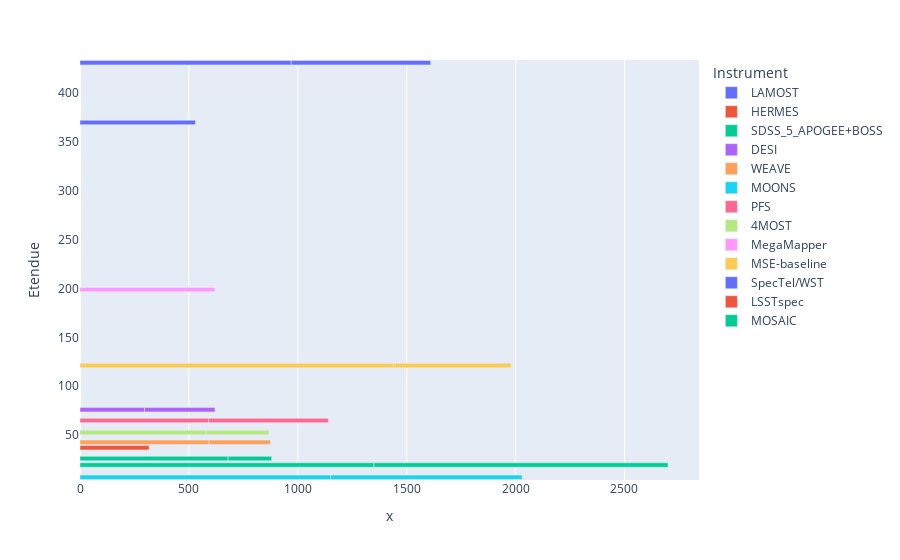

Notebook code cell kept with this figure:
### Code cell
height = combined_table['WL_MAX_nm'] - combined_table['WL_MIN_nm']
fig = px.bar(combined_table, x=height, y ='Etendue', color='Instrument', orientation='h')
#fig.update_xaxes(title_text = "$\lambda$ [nm]")
fig.show()

### Figure 1 — Plotly figure (JSON) as saved in the notebook; plotly's stock layout.template omitted (floating-point values rounded to 4 significant figures)
{"data": [{"alignmentgroup": "True", "hovertemplate": "Instrument=LAMOST<br>x=%{x}<br>Etendue=%{y}<extra></extra>", "legendgroup": "LAMOST", "marker": {"color": "#636efa", "pattern": {"shape": ""}}, "name": "LAMOST", "offsetgroup": "LAMOST", "orientation": "h", "showlegend": true, "textposition": "auto", "type": "bar", "x": [530], "xaxis": "x", "y": [369.7], "yaxis": "y"}, {"alignmentgroup": "True", "hovertemplate": "Instrument=HERMES<br>x=%{x}<br>Etendue=%{y}<extra></extra>", "legendgroup": "HERMES", "marker": {"color": "#EF553B", "pattern": {"shape": ""}}, "name": "HERMES", "offsetgroup": "HERMES", "orientation": "h", "showlegend": true, "textposition": "auto", "type": "bar", "x": [317.2], "xaxis": "x", "y": [37.2], "yaxis": "y"}, {"alignmentgroup": "True", "hovertemplate": "Instrument=SDSS_5_APOGEE+BOSS<br>x=%{x}<br>Etendue=%{y}<extra></extra>", "legendgroup": "SDSS_5_APOGEE+BOSS", "marker": {"color": "#00cc96", "pattern": {"shape": ""}}, "name": "SDSS_5_APOGEE+BOSS", "offsetgroup": "SDSS_5_APOGEE+BOSS", "orientation": "h", "showlegend": true, "textposition": "auto", "type": "bar", "x": [680, 200, 680, 190], "xaxis": "x", "y": [26.13, 26.13, null, null], "yaxis": "y"}, {"alignmentgroup": "True", "hovertemplate": "Instrument=DESI<br>x=%{x}<br>Etendue=%{y}<extra></extra>", "legendgroup": "DESI", "marker": {"color": "#ab63fa", "pattern": {"shape": ""}}, "name": "DESI", "offsetgroup": "DESI", "orientation": "h", "showlegend": true, "textposition": "auto", "type": "bar", "x": [296, 324], "xaxis": "x", "y": [76, 76], "yaxis": "y"}, {"alignmentgroup": "True", "hovertemplate": "Instrument=WEAVE<br>x=%{x}<br>Etendue=%{y}<extra></extra>", "legendgroup": "WEAVE", "marker": {"color": "#FFA15A", "pattern": {"shape": ""}}, "name": "WEAVE", "offsetgroup": "WEAVE", "orientation": "h", "showlegend": true, "textposition": "auto", "type": "bar", "x": [593, 281], "xaxis": "x", "y": [42.78, 42.78], "yaxis": "y"}, {"alignmentgroup": "True", "hovertemplate": "Instrument=MOONS<br>x=%{x}<br>Etendue=%{y}<extra></extra>", "legendgroup": "MOONS", "marker": {"color": "#19d3f3", "pattern": {"shape": ""}}, "name": "MOONS", "offsetgroup": "MOONS", "orientation": "h", "showlegend": true, "textposition": "auto", "type": "bar", "x": [1150, 880], "xaxis": "x", "y": [7, 7], "yaxis": "y"}, {"alignmentgroup": "True", "hovertemplate": "Instrument=PFS<br>x=%{x}<br>Etendue=%{y}<extra></extra>", "legendgroup": "PFS", "marker": {"color": "#FF6692", "pattern": {"shape": ""}}, "name": "PFS", "offsetgroup": "PFS", "orientation": "h", "showlegend": true, "textposition": "auto", "type": "bar", "x": [590, 550], "xaxis": "x", "y": [65, 65], "yaxis": "y"}, {"alignmentgroup": "True", "hovertemplate": "Instrument=4MOST<br>x=%{x}<br>Etendue=%{y}<extra></extra>", "legendgroup": "4MOST", "marker": {"color": "#B6E880", "pattern": {"shape": ""}}, "name": "4MOST", "offsetgroup": "4MOST", "orientation": "h", "showlegend": true, "textposition": "auto", "type": "bar", "x": [580, 286.4], "xaxis": "x", "y": [52.8, 52.8], "yaxis": "y"}, {"alignmentgroup": "True", "hovertemplate": "Instrument=MegaMapper<br>x=%{x}<br>Etendue=%{y}<extra></extra>", "legendgroup": "MegaMapper", "marker": {"color": "#FF97FF", "pattern": {"shape": ""}}, "name": "MegaMapper", "offsetgroup": "MegaMapper", "orientation": "h", "showlegend": true, "textposition": "auto", "type": "bar", "x": [620], "xaxis": "x", "y": [198.8], "yaxis": "y"}, {"alignmentgroup": "True", "hovertemplate": "Instrument=MSE-baseline<br>x=%{x}<br>Etendue=%{y}<extra></extra>", "legendgroup": "MSE-baseline", "marker": {"color": "#FECB52", "pattern": {"shape": ""}}, "name": "MSE-baseline", "offsetgroup": "MSE-baseline", "orientation": "h", "showlegend": true, "textposition": "auto", "type": "bar", "x": [1440, 540], "xaxis": "x", "y": [121.2, 121.2], "yaxis": "y"}, {"alignmentgroup": "True", "hovertemplate": "Instrument=SpecTel/WST<br>x=%{x}<br>Etendue=%{y}<extra></extra>", "legendgroup": "SpecTel/WST", "marker": {"color": "#636efa", "pattern": {"shape": ""}}, "name": "SpecTel/WST", "offsetgroup": "SpecTel/WST", "orientation": "h", "showlegend": true, "textposition": "auto", "type": "bar", "x": [970, 640], "xaxis": "x", "y": [430.7, 430.7], "yaxis": "y"}, {"alignmentgroup": "True", "hovertemplate": "Instrument=LSSTspec<br>x=%{x}<br>Etendue=%{y}<extra></extra>", "legendgroup": "LSSTspec", "marker": {"color": "#EF553B", "pattern": {"shape": ""}}, "name": "LSSTspec", "offsetgroup": "LSSTspec", "orientation": "h", "showlegend": true, "textposition": "auto", "type": "bar", "x": [null], "xaxis": "x", "y": [338.9], "yaxis": "y"}, {"alignmentgroup": "True", "hovertemplate": "Instrument=MOSAIC<br>x=%{x}<br>Etendue=%{y}<extra></extra>", "legendgroup": "MOSAIC", "marker": {"color": "#00cc96", "pattern": {"shape": ""}}, "name": "MOSAIC", "offsetgroup": "MOSAIC", "orientation": "h", "showlegend": true, "textposition": "auto", "type": "bar", "x": [1350, 1350], "xaxis": "x", "y": [19.56, 19.56], "yaxis": "y"}], "layout": {"barmode": "relative", "legend": {"title": {"text": "Instrument"}, "tracegroupgap": 0}, "margin": {"t": 60}, "xaxis": {"anchor": "y", "domain": [0, 1], "title": {"text": "x"}}, "yaxis": {"anchor": "x", "domain": [0, 1], "title": {"text": "Etendue"}}}}
